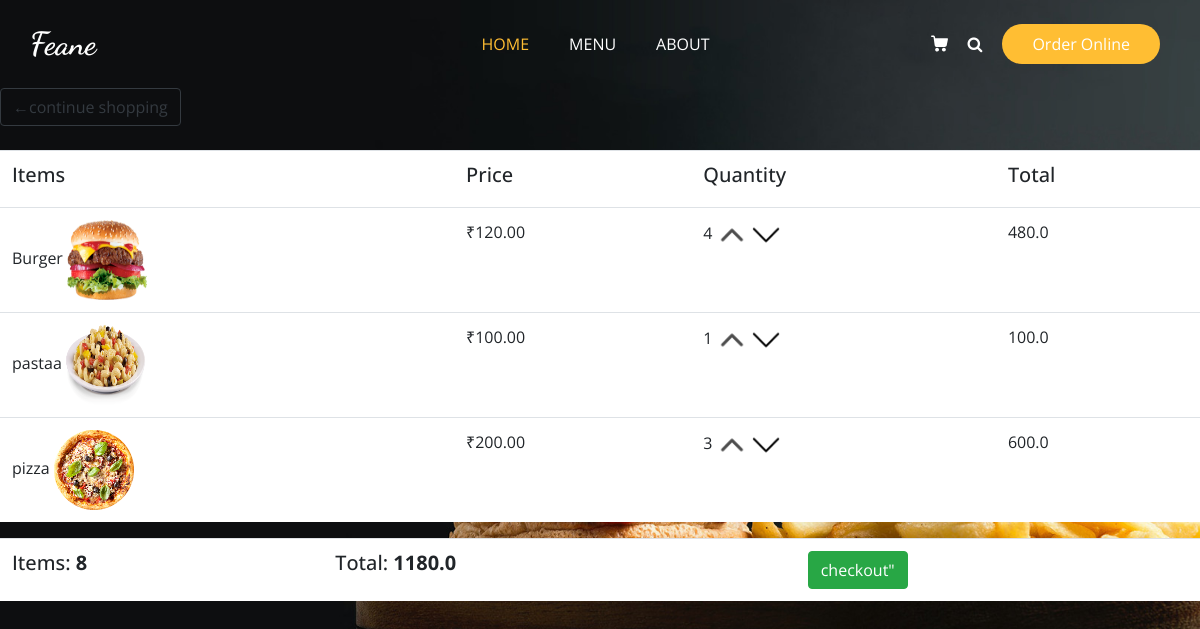
/app/cart1/ (signed in), run on the app's committed database.
### app1/models.py (models this page shows, shortened)
class Order_item(models.Model):
    product = models.ForeignKey(Product,on_delete=models.SET_NULL, null=True)
    order = models.ForeignKey(Order,on_delete= models.SET_NULL, null=True)
    quantity = models.IntegerField(default=0, null=True, blank= True)
    date_added = models.DateTimeField(auto_now_add=True)
    @property
    def get_total(self):
        total = self.product.price * self.quantity
        return total

class Product(models.Model):
    name = models.CharField(max_length=100,null=True)
    price = models.FloatField()
    digital = models.BooleanField(default=False,null=True,blank=False)
    image= models.ImageField( upload_to="product",null=True,blank=True)

class Order(models.Model):
    customer = models.ForeignKey(Customer,on_delete=models.SET_NULL,blank=True,null=True)
    date_ordered = models.DateTimeField(auto_now_add=True)
    complete = models.BooleanField(default=False,null=True,blank=True)
    transaction_id = models.CharField(max_length=200,null=True)
    @property
    def get_cart_total(self):
        orderitems = self.order_item_set.all()
        total = sum([item.get_total for item in orderitems])
        return total
    @property
    def get_cart_items(self):
        orderitem =self.order_item_set.all()
        total = sum([item.quantity for item in orderitem])
        return total

### app1/views.py (the view)
# urls.py: path("cart1/",cart,name="cart"),
def cart(request):
    if request.user.is_authenticated:
        customer = request.user.customer
        order,created = Order.objects.get_or_create(customer=customer,complete=False)
        items =order.order_item_set.all()
    else:
        items=[]
        order = {"get_cart_items":0,"get_cart_total":0}
    return render(request,"cart.html",{'items':items,"order":order})

### Template/cart.html (shortened to what this page needs)
 {% extends "index.html" %}
 {% load static %}
 {% block start %}
 <div class="row">
  <div class="col-lg-12">
    <div class="box-element">
       <a class="btn btn-outline-dark" href="{% url 'home_url' %}">&#x2190;continue
        shopping</a>
     <br>
     <br>
     <table id="table1" class="table">
      <tr>
       <th><h5>Items <strong></strong></h5></th>
       <th><h5>Price <strong></strong></h5></th>
       <th><h5>Quantity <strong></strong></h5></th>
       <th><h5>Total <strong></strong></h5></th>
      </tr>
      <tr>
         {% if items %}
         {% for item in items %}
         <td>{{item.product.name}} <img src="{{item.product.image.url}}" width="80px" height="80px"><br>
            </td>
         <td>₹{{item.product.price|floatformat:2}}</td>
         <td>{{item.quantity}}
         <img src="{% static 'images/upa.png' %}" height="30px" width="30px">
         <img src="{% static 'images/downa.png' %}" height="30px" width="30px">
      </td>
      <td>
         {{item.get_total}}
      </td>
      </tr>
         {% endfor %}
         {% else %}
         <h1>No items to display</h1>
         {% endif %}
      </table>
      <table id="table1" class="table">
         <tr>
          <th><h5>Items: <strong>{{order.get_cart_items}}</strong></h5></th>
          <th><h5>Total: <strong>{{order.get_cart_total}}</strong></h5></th>
          <th>
           <a styele="float:right:margin=5px" class="btn btn-success" href="#">checkout"</a>
          </th>
         </tr>
        </table>
 {% endblock %}

### Template/index.html (shortened to what this page needs)
<!DOCTYPE html>
<html>
{% load static %}
<head>
  <link rel="stylesheet" type="text/css" href='{% static "css/bootstrap.css" %}'/>
  <link rel="stylesheet" type="text/css" href="https://cdnjs.cloudflare.com/ajax/libs/OwlCarousel2/2.3.4/assets/owl.carousel.min.css" />
  <link rel="stylesheet" href="https://cdnjs.cloudflare.com/ajax/libs/jquery-nice-select/1.1.0/css/nice-select.min.css" />
  <link href='{% static "css/font-awesome.min.css"  %}' rel="stylesheet" />
  <link href='{% static "css/style.css"  %}' rel="stylesheet" />
  <link href='{% static "css/responsive.css" %}' rel="stylesheet" />
</head>
<body>
  <div class="hero_area">
    <div class="bg-box">
    </div>
    <header class="header_section">
      <div class="container">
        <nav class="navbar navbar-expand-lg custom_nav-container ">
          <a class="navbar-brand" href="index.html">
            <span>
              Feane
            </span>
          </a>
          <div class="collapse navbar-collapse" id="navbarSupportedContent">
            <ul class="navbar-nav  mx-auto ">
              <li class="nav-item active">
                <a class="nav-link" href="{% url 'home_url' %}">Home <span class="sr-only">(current)</span></a>
              </li>
              <li class="nav-item">
                <a class="nav-link" href="{% url 'order_url' %}">Menu</a>
              </li>
              <li class="nav-item">
                <a class="nav-link" href="{% url 'about_url' %} ">About</a>
              </li>
            </ul>
            <div class="user_option">
              <a href="{% url 'login_url' %}" class="user_link">
                <i class="fa-solid fa-user" aria-hidden="true"></i>
              </a>
              <a class="cart_link" href="#">
              </a>
              <form class="form-inline">
                <button class="btn  my-2 my-sm-0 nav_search-btn" type="submit">
                  <i class="fa fa-search" aria-hidden="true"></i>
                </button>
              </form>
              <a href="" class="order_online">
                Order Online
              </a>
            </div>
          </div>
        </nav>
      </div>
    </header>
   {% block start %}
    {% endblock %}
  </div>
</body>
</html>

### static/CSS/style.css (style rules this page uses)
body { font-family: "Open Sans", sans-serif; color: #0c0c0c; background-color: #ffffff; overflow-x: hidden; }
a, a:hover, a:focus { text-decoration: none; }
.btn, .btn:focus { outline: none !important; -webkit-box-shadow: none; box-shadow: none; }
.hero_area { position: relative; min-height: 100vh; display: -webkit-box; display: -ms-flexbox; display: flex; -webkit-box-orient: vertical; -webkit-box-direction: normal; -ms-flex-direction: column; flex-direction: column; }
.bg-box { position: absolute; top: 0; left: 0; width: 100%; height: 100%; }
.header_section { padding: 15px 0; }
.navbar-brand { font-family: 'Dancing Script', cursive; }
.navbar-brand span { font-weight: bold; font-size: 32px; color: #ffffff; }
.custom_nav-container { padding: 0; }
.custom_nav-container .navbar-nav { padding-left: 18%; }
.custom_nav-container .navbar-nav .nav-item .nav-link { padding: 5px 20px; color: #ffffff; text-align: center; text-transform: uppercase; border-radius: 5px; -webkit-transition: all 0.3s; transition: all 0.3s; }
.custom_nav-container .navbar-nav .nav-item:hover .nav-link, .custom_nav-container .navbar-nav .nav-item.active .nav-link { color: #ffbe33; }
.custom_nav-container .nav_search-btn { width: auto; height: auto; padding: 0; border: none; color: #ffffff; margin: 0 10px; }
.user_option { display: -webkit-box; display: -ms-flexbox; display: flex; -webkit-box-align: center; -ms-flex-align: center; align-items: center; }
.user_option a { margin: 0 10px; }
.user_option .user_link { color: #ffffff; }
.user_option .cart_link { display: -webkit-box; display: -ms-flexbox; display: flex; -webkit-box-pack: center; -ms-flex-pack: center; justify-content: center; -webkit-box-align: center; -ms-flex-align: center; align-items: center; }
.user_option .cart_link svg { width: 17px; height: auto; fill: #ffffff; margin-bottom: 2px; }
.user_option .order_online { display: inline-block; padding: 8px 30px; background-color: #ffbe33; color: #ffffff; border-radius: 45px; -webkit-transition: all 0.3s; transition: all 0.3s; border: none; }

### static/CSS/responsive.css (style rules this page uses)
@media (min-width: 1200px) { .container { max-width: 1170px; } }

### Template/cart.html (style rules this page uses)
#table1 { background: white !important; margin-bottom: 1rem !important; color: #212529 !important; }

### data on the page
Order_item: product.name "Burger", product.image (picture), product.price "120.00", quantity "4", get_total "480.0"
Order_item: product.name "pastaa", product.image (picture), product.price "100.00", quantity "1", get_total "100.0"
Order_item: product.name "pizza", product.image (picture), product.price "200.00", quantity "3", get_total "600.0"
Order: get_cart_items "8", get_cart_total "1180.0"
